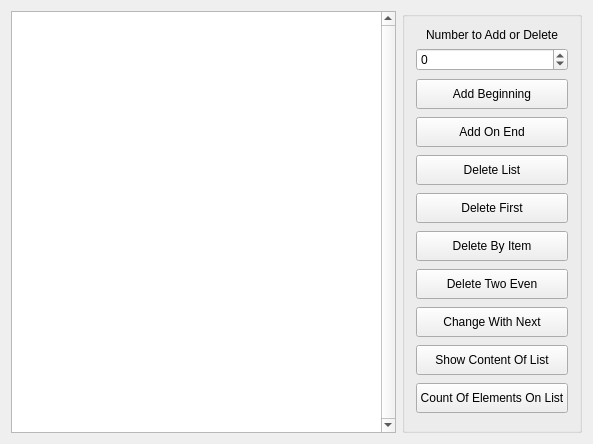
<?xml version="1.0" encoding="UTF-8"?>
<ui version="4.0">
 <class>AlgorytmyClass</class>
 <widget class="QMainWindow" name="AlgorytmyClass">
  <property name="geometry">
   <rect>
    <x>0</x>
    <y>0</y>
    <width>593</width>
    <height>444</height>
   </rect>
  </property>
  <property name="windowTitle">
   <string>Algorytmy</string>
  </property>
  <widget class="QWidget" name="centralWidget">
   <layout class="QGridLayout" name="gridLayout">
    <item row="0" column="0">
     <layout class="QHBoxLayout" name="horizontalLayout_2">
      <property name="sizeConstraint">
       <enum>QLayout::SetMinAndMaxSize</enum>
      </property>
      <item>
       <widget class="QTextEdit" name="tbScreen">
        <property name="minimumSize">
         <size>
          <width>300</width>
          <height>0</height>
         </size>
        </property>
        <property name="verticalScrollBarPolicy">
         <enum>Qt::ScrollBarAlwaysOn</enum>
        </property>
        <property name="horizontalScrollBarPolicy">
         <enum>Qt::ScrollBarAsNeeded</enum>
        </property>
        <property name="sizeAdjustPolicy">
         <enum>QAbstractScrollArea::AdjustToContents</enum>
        </property>
        <property name="readOnly">
         <bool>true</bool>
        </property>
       </widget>
      </item>
      <item>
       <widget class="QGroupBox" name="groupBox">
        <property name="minimumSize">
         <size>
          <width>160</width>
          <height>0</height>
         </size>
        </property>
        <property name="title">
         <string/>
        </property>
        <layout class="QVBoxLayout" name="verticalLayout">
         <item>
          <widget class="QLabel" name="label">
           <property name="maximumSize">
            <size>
             <width>16777215</width>
             <height>10</height>
            </size>
           </property>
           <property name="text">
            <string>Number to Add or Delete</string>
           </property>
           <property name="alignment">
            <set>Qt::AlignCenter</set>
           </property>
          </widget>
         </item>
         <item>
          <widget class="QSpinBox" name="sbInt">
           <property name="minimum">
            <number>-1000</number>
           </property>
           <property name="maximum">
            <number>1000</number>
           </property>
          </widget>
         </item>
         <item>
          <widget class="QPushButton" name="btnAddBeginning">
           <property name="minimumSize">
            <size>
             <width>140</width>
             <height>30</height>
            </size>
           </property>
           <property name="text">
            <string>Add Beginning</string>
           </property>
          </widget>
         </item>
         <item>
          <widget class="QPushButton" name="btnAddOnEnd">
           <property name="minimumSize">
            <size>
             <width>140</width>
             <height>30</height>
            </size>
           </property>
           <property name="text">
            <string>Add On End</string>
           </property>
          </widget>
         </item>
         <item>
          <widget class="QPushButton" name="btnDeleteList">
           <property name="minimumSize">
            <size>
             <width>140</width>
             <height>30</height>
            </size>
           </property>
           <property name="text">
            <string>Delete List</string>
           </property>
          </widget>
         </item>
         <item>
          <widget class="QPushButton" name="btnDeleteFirst">
           <property name="minimumSize">
            <size>
             <width>140</width>
             <height>30</height>
            </size>
           </property>
           <property name="text">
            <string>Delete First</string>
           </property>
          </widget>
         </item>
         <item>
          <widget class="QPushButton" name="btnDeleteByItem">
           <property name="minimumSize">
            <size>
             <width>140</width>
             <height>30</height>
            </size>
           </property>
           <property name="text">
            <string>Delete By Item</string>
           </property>
          </widget>
         </item>
         <item>
          <widget class="QPushButton" name="btnDeleteTwoEven">
           <property name="minimumSize">
            <size>
             <width>140</width>
             <height>30</height>
            </size>
           </property>
           <property name="text">
            <string>Delete Two Even</string>
           </property>
          </widget>
         </item>
         <item>
          <widget class="QPushButton" name="btnChangeWithNext">
           <property name="minimumSize">
            <size>
             <width>140</width>
             <height>30</height>
            </size>
           </property>
           <property name="text">
            <string>Change With Next</string>
           </property>
          </widget>
         </item>
         <item>
          <widget class="QPushButton" name="btnRetrunContentOfList">
           <property name="minimumSize">
            <size>
             <width>140</width>
             <height>30</height>
            </size>
           </property>
           <property name="text">
            <string>Show Content Of List</string>
           </property>
          </widget>
         </item>
         <item>
          <widget class="QPushButton" name="btnCount">
           <property name="minimumSize">
            <size>
             <width>140</width>
             <height>30</height>
            </size>
           </property>
           <property name="text">
            <string>Count Of Elements On List</string>
           </property>
          </widget>
         </item>
        </layout>
       </widget>
      </item>
     </layout>
    </item>
   </layout>
  </widget>
 </widget>
 <layoutdefault spacing="6" margin="11"/>
 <resources>
  <include location="Algorytmy.qrc"/>
 </resources>
 <connections/>
</ui>
